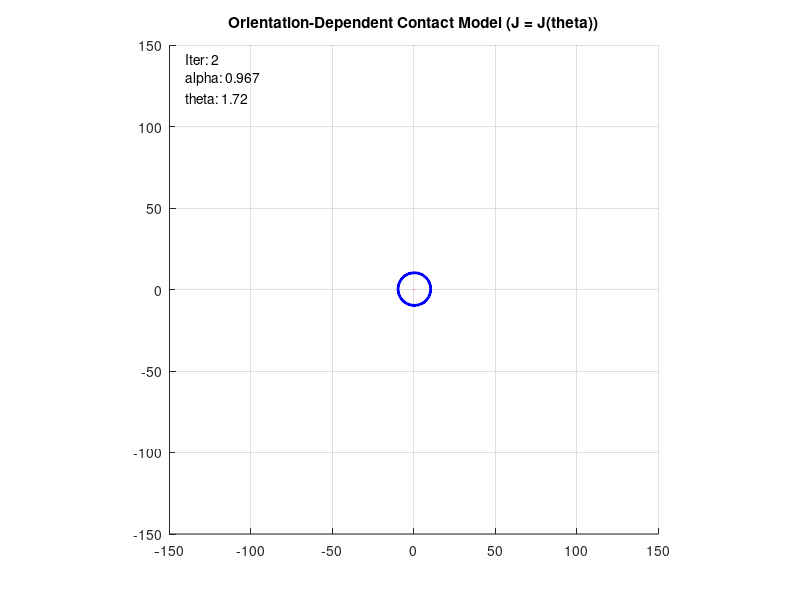

The MATLAB source for this figure:
clc; clear; close all;

%% Parameters
max_iters = 15;
tol = 0.5;

pos = [50 * rand(2,1); 0.1*randn];   % [x; y; theta]
ref = [0; 0; 0];

R = 10;
gamma = 0.2;

angles = [0,120,240]*pi/180;

theta_plot = linspace(0,2*pi,100);

%% ✅ Adaptive variable
alpha = 1.0;

%% Visualization
figure; axis equal;
xlim([-150 150]); ylim([-150 150]);
grid on; hold on;
title('Orientation-Dependent Contact Model (J = J(theta))');

h_circle = plot(0,0,'b','LineWidth',2);
h_error  = quiver(0,0,0,0,0,'r');
h_text   = text(-140,130,'');

%% Loop
for k = 1:max_iters
    
    theta = pos(3);
    
    %% ✅ Compute rotation matrix of object
    c = cos(theta);
    s = sin(theta);
    Rot = [c -s; s c];
    
    %% ✅ Build J(theta) dynamically
    J = zeros(3,3);
    
    for i = 1:3
        
        % Contact point in body frame
        p_body = [R*cos(angles(i)); R*sin(angles(i))];
        
        % Rotate to world frame
        p_world = Rot * p_body;
        
        % Force direction (actuator direction in world frame)
        dir = [cos(angles(i)); sin(angles(i))];
        
        % Fill Jacobian column
        J(1:2,i) = dir;   % linear motion
        
        % torque = cross product (2D: x*y - y*x)
        J(3,i) = p_world(1)*dir(2) - p_world(2)*dir(1);
    end
    
    %% ✅ ERROR (ignore theta if desired)
    e = pos - ref;
    e(3) = 0;   % still ignoring orientation control
    
    if norm(e(1:2)) < tol
        disp(['✅ Converged in ', num2str(k)]);
        break;
    end
    
    %% ✅ CONTROL (electrical input)
    gain = 1 / alpha;
    u = -gain * (J \ e);
    
    %% ✅ REAL ACTUATOR
    K_true = normrnd(0.9, 0.05, [3,1]);
    K_true = max(min(K_true,1.2),0.7);
    
    F_actual = K_true .* u;
    
    %% ✅ APPLY MOTION
    pos_old = pos;
    pos = pos + J * F_actual;
    
    %% ✅ ADAPTIVE UPDATE
    expected = J * u;
    actual   = pos - pos_old;
    
    if norm(expected) > 1e-8
        alpha_new = dot(actual, expected) / norm(expected)^2;
        alpha = (1 - gamma)*alpha + gamma*alpha_new;
    end
    
    %% Visualization
    circle_pts = Rot * [R*cos(theta_plot); R*sin(theta_plot)];
    
    set(h_circle,...
        'XData',pos(1)+circle_pts(1,:),...
        'YData',pos(2)+circle_pts(2,:));
    
    set(h_error,...
        'XData',pos(1),...
        'YData',pos(2),...
        'UData',-pos(1),...
        'VData',-pos(2));
    
    set(h_text,'String',...
        sprintf('Iter: %d\nalpha: %.3f\ntheta: %.2f',...
        k, alpha, theta));
    
    drawnow;
    pause(0.6);
end

disp(['Final position error: ', num2str(norm(pos(1:2)))]);
